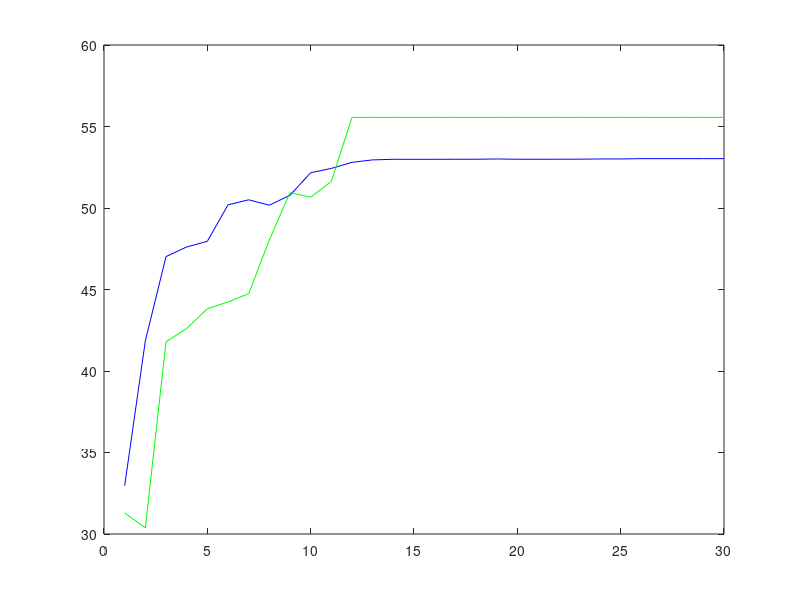

The MATLAB source for this figure:
% dataset for graph of fitness w.r.t. different population sizes with cross
% over rate at .7

population_50 =  [34.0734;
   46.8345;
   49.7837;
   52.8075;
   52.8075;
   52.8075;
   52.8807;
   52.8075;
   52.8075;
   52.8807;
   52.8441;
   52.9905;
   53.0271;
   53.7226;
   54.5279;
   54.6047;
   54.7153;
   54.7153;
   54.7153;
   54.5904;
   54.5904;
   54.7153;
   54.7153;
   54.7153;
   54.7778;
   55.0902;
   56.7770;
   57.2768;
   57.6517;
   57.6517];

population_30 = [  31.8046;
   47.9392;
   52.5450;
   55.6417;
   55.6417;
   55.6940;
   55.7772;
   56.1067;
   56.2657;
   56.3970;
   56.5282;
   56.8782;
   57.4859;
   57.4790;
   57.4617;
   57.4755;
   57.4790;
   57.4790;
   57.5032;
   57.5170;
   57.5274;
   57.5343;
   57.5413;
   57.5554;
   57.5624;
   57.5694;
   57.5624;
   57.5694;
   57.5905;
   57.6678];

population_20 = [ 37.5805;
   45.3907;
   46.9466;
   58.1875;
   58.1875;
   58.1875;
   58.1875;
   58.1875;
   58.1875;
   58.1875;
   58.1875;
   58.1875;
   58.1875;
   58.1875;
   58.1875;
   58.1875;
   58.1875;
   58.1875;
   58.1875;
   58.1875;
   58.1875;
   58.1875;
   58.1875;
   58.1875;
   58.1875;
   58.1875;
   58.1875;
   58.1875;
   58.1875;
   58.1875];

population_10 = [34.7926;
   49.6604;
   49.6604;
   49.6604;
   49.6604;
   49.6604;
   49.6604;
   49.6604;
   49.6604;
   49.6604;
   49.6604;
   49.6604;
   49.7575;
   49.9518;
   50.0489;
   52.6150;
   53.4650;
   53.4650;
   53.5220;
   53.6360;
   54.0352;
   54.0352;
   54.0352;
   54.0352;
   54.0352;
   54.0352;
   54.0352;
   54.0352;
   54.0352;
   54.0352];
% dataset for graph of fitness w.r.t. different population sizes with cross
% over rate at .5
t=1:30;
t=t';
% plot(t,population_50,'Color','b')
% hold
% plot(t,population_30,'Color','g')
% plot(t,population_20,'Color','c')
% plot(t,population_10,'Color','r')
population_50 = [ 32.9597;
   41.8444;
   47.0191;
   47.6085;
   47.9564;
   50.1944;
   50.5038;
   50.1717;
   50.7804;
   52.1664;
   52.4280;
   52.8016;
   52.9511;
   52.9885;
   52.9885;
   52.9885;
   52.9893;
   52.9916;
   53.0082;
   52.9908;
   52.9908;
   52.9924;
   52.9948;
   53.0090;
   53.0090;
   53.0280;
   53.0280;
   53.0280;
   53.0280;
   53.0280];

population_30 =[ 31.2908;
   30.3784;
   41.7934;
   42.6080;
   43.8193;
   44.2381;
   44.7401;
   48.0379;
   50.9492;
   50.6602;
   51.6315;
   55.5603;
   55.5603;
   55.5603;
   55.5603;
   55.5603;
   55.5603;
   55.5603;
   55.5603;
   55.5603;
   55.5603;
   55.5603;
   55.5603;
   55.5603;
   55.5603;
   55.5603;
   55.5603;
   55.5603;
   55.5603;
   55.5603];

plot(t,population_50,'Color','b')
hold
plot(t,population_30,'Color','g')

